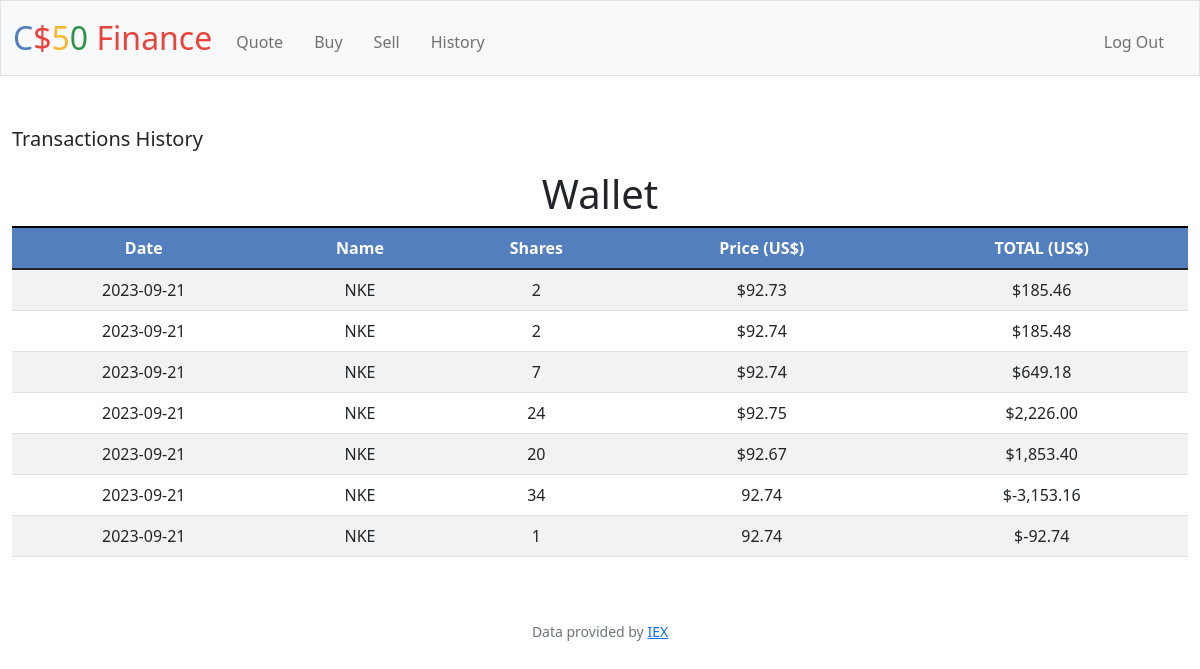
Page /history (signed in) on the committed database.
### tables this page shows
CREATE TABLE purchase (
    users_id INTEGER NOT NULL,
    stock TEXT NOT NULL,
    shares INTEGER NOT NULL,
    price REAL NOT NULL,
    total_purchase REAL NOT NULL,
    date DATE NOT NULL,
    FOREIGN KEY(users_id) REFERENCES users(id)
);

CREATE TABLE sell (
    users_id INTEGER NOT NULL,
    stock TEXT NOT NULL,
    shares INTEGER NOT NULL,
    price REAL NOT NULL,
    total_sell REAL NOT NULL,
    date DATE NOT NULL,
    FOREIGN KEY(users_id) REFERENCES users(id)
);

### app.py (the view)
@app.route("/history")
@login_required
def history():
    user_id = session.get("user_id")
    purchases = db.execute(
        "SELECT stock, shares, price, total_purchase, date FROM purchase WHERE users_id = ? ORDER BY date;",
        user_id,
    )
    sales = db.execute(
        "SELECT stock, shares, price, total_sell, date FROM sell WHERE users_id = ? ORDER BY date;",
        user_id,
    )
    history = []
    total_history = 0
    for row in purchases:
        total_history += row["total_purchase"]
        price_formatted = usd(row["price"])
        total_formatted = usd(row["total_purchase"])
        history.append(
            {
                "date": row["date"],
                "stock": row["stock"],
                "shares": row["shares"],
                "price": price_formatted,
                "total": total_formatted,
            }
        )
    for row in sales:
        total_history += row["total_sell"]
        price_formatted = usd(row["price"])
        total_formatted = usd(row["total_sell"])
        history.append(
            {
                "date": row["date"],
                "stock": row["stock"],
                "shares": row["shares"],
                "price": row["price"],
                "total": total_formatted,
            }
        )
    total_history_formatted = usd(total_history)
    return render_template("history.html", history=history)

### app.py (called while the page is built)
@app.after_request
def after_request(response):
    response.headers["Cache-Control"] = "no-cache, no-store, must-revalidate"
    response.headers["Expires"] = 0
    response.headers["Pragma"] = "no-cache"
    return response

### helpers.py (called while the page is built)
def login_required(f):
    @wraps(f)
    def decorated_function(*args, **kwargs):
        if session.get("user_id") is None:
            return redirect("/login")
        return f(*args, **kwargs)
    return decorated_function

def usd(value):
    return f"${value:,.2f}"

### templates/history.html (shortened to what this page needs)
{% extends "layout.html" %}
{% block main %}
<div class="greet" style="text-align: left; font-size: 20px">
    <p>Transactions History</p>
</div>
<h1>Wallet</h1>
<table class="table">
    <thead>
        <tr>
            <th>Date</th>
            <th>Name</th>
            <th>Shares</th>
            <th>Price (US$)</th>
            <th>TOTAL (US$)</th>
        </tr>
    </thead>
    <tbody>
    {% for row in history %}
            <tr>
                <td>{{ row["date"] }}</td>
                <td>{{ row["stock"] }}</td>
                <td>{{ row["shares"] }}</td>
                <td >{{ row["price"] }}</td>
                <td>{{ row["total"] }}</td>
            </tr>
    {% endfor %}
    </tbody>
</table>
{% endblock %}

### static/styles.css (style rules this page uses)
table { transition: .3s; }
thead { background-color: #537FBE; color: white; border-top: 2px solid black; }
tbody > tr:nth-child(odd) { background-color: #f2f2f2; }

### rows in the picture
purchase: date "2023-09-21", stock "NKE", shares "2", price "$92.73", total "$185.46"
purchase: date "2023-09-21", stock "NKE", shares "2", price "$92.74", total "$185.48"
purchase: date "2023-09-21", stock "NKE", shares "7", price "$92.74", total "$649.18"
purchase: date "2023-09-21", stock "NKE", shares "24", price "$92.75", total "$2,226.00"
purchase: date "2023-09-21", stock "NKE", shares "20", price "$92.67", total "$1,853.40"
sell: date "2023-09-21", stock "NKE", shares "34", price "92.74", total "$-3,153.16"
sell: date "2023-09-21", stock "NKE", shares "1", price "92.74", total "$-92.74"
